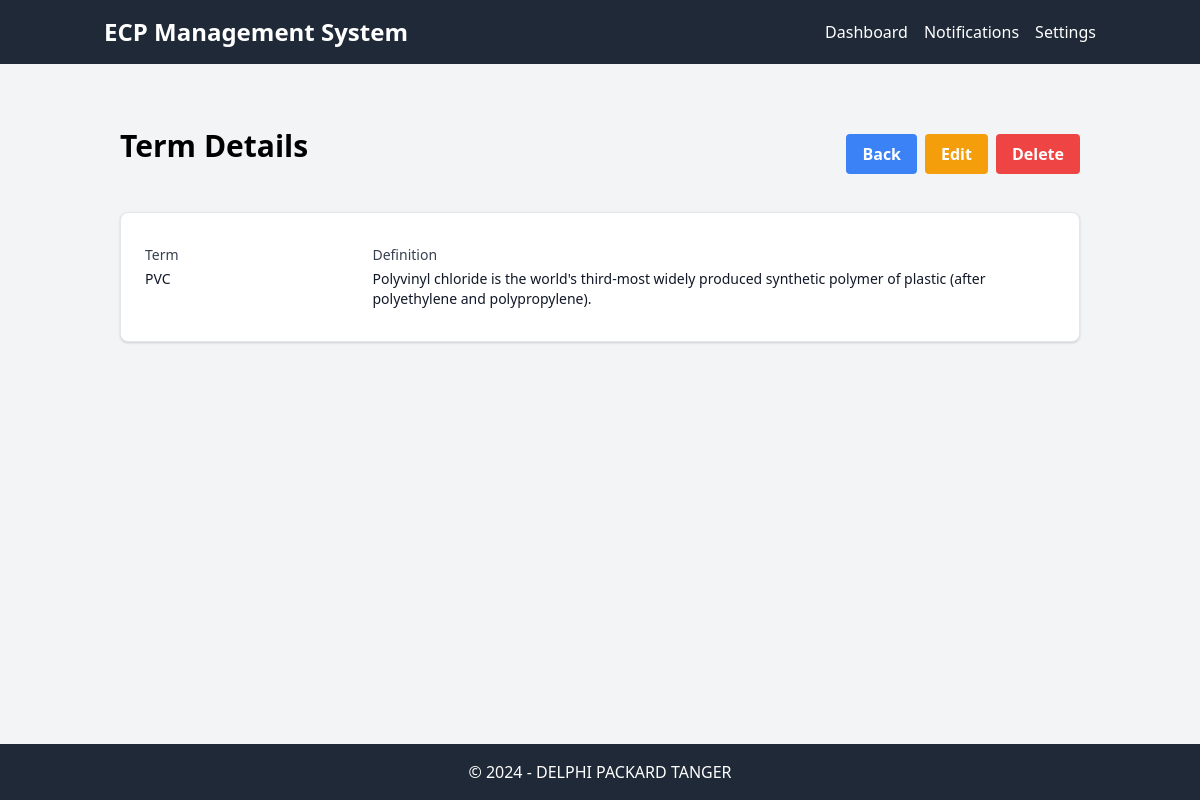
The page /dictionnaire/6 on the database its author committed.
### tables this page shows
CREATE TABLE Dictionnaire (
    id INTEGER PRIMARY KEY AUTOINCREMENT,
    term TEXT(100) UNIQUE NOT NULL,
    definition TEXT NOT NULL
);

### app.py (the view)
@app.route("/dictionnaire/<string:id>", methods=['GET'])
def show_term(id):
    con = sql.connect("db_web.db")
    con.row_factory = sql.Row
    cur = con.cursor()
    cur.execute("select * from Dictionnaire where id=?", (id,))
    data = cur.fetchone()
    return render_template("dictionnaire/show_term.html", datas=data)

### templates/dictionnaire/show_term.html
{% extends 'layout.html' %}
{% block main %}
  <div class="container mx-auto px-4 py-8">
    <div class="flex items-center justify-between mb-8">
      <h1 class="text-3xl font-bold text-center mb-4">Term Details</h1>
      <div class="flex items-center space-x-2">
        <a href="{{ url_for('dictionnaire') }}" class="bg-blue-500 hover:bg-blue-700 text-white font-bold py-2 px-4 rounded">Back</a>
        <a href="{{ url_for('edit_term', id=datas.id) }}" class="bg-yellow-500 hover:bg-yellow-700 text-white font-bold py-2 px-4 rounded">Edit</a>
        <form id="delete_form" action="{{ url_for('delete_term', id=datas.id) }}" method="post">
          <button type="submit" class="bg-red-500 hover:bg-red-700 text-white font-bold py-2 px-4 rounded" onclick="return confirm('Are you sure you want to delete this term?');">Delete</button>
        </form>
      </div>
    </div>
    <div class="shadow overflow-hidden rounded-lg border border-gray-200 bg-white">
      <div class="px-6 py-8">
        <dl class="grid grid-cols-1 gap-y-4 sm:grid-cols-4">
          <div class="sm:col-span-1">
            <dt class="text-sm font-medium text-gray-700">Term</dt>
            <dd class="mt-1 text-sm text-gray-900">{{ datas.term }}</dd>
          </div>
          <div class="sm:col-span-3">
            <dt class="text-sm font-medium text-gray-700">Definition</dt>
            <dd class="mt-1 text-sm text-gray-900">{{ datas.definition }}</dd>
          </div>
        </dl>
      </div>
    </div>
  </div>
{% endblock %}

### rows shown on the page
Dictionnaire: term "PVC", definition "Polyvinyl chloride is the world's third-most widely produced synthetic polymer of plastic (after polyethylene and polypropylene)."
